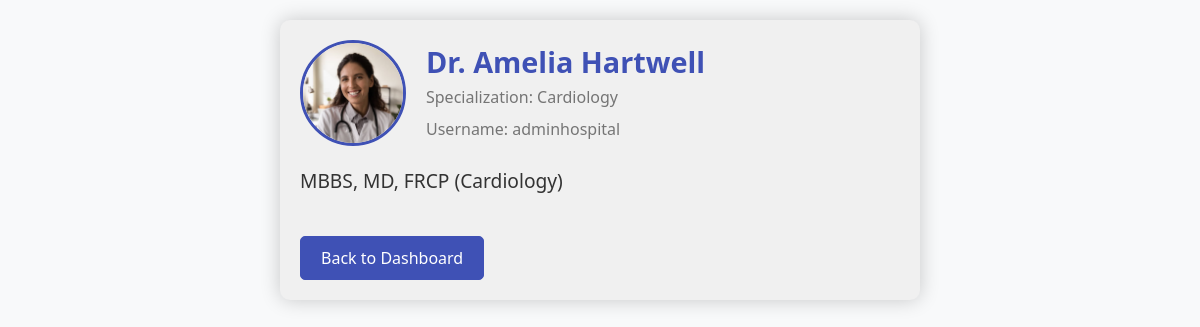
/doctor_profile/Dr. Amelia Hartwell/ (signed in), run on the app's committed database.
### Hospital_mngmnt/models.py (models this page shows, shortened)
class Doctor(models.Model):
    name = models.CharField(max_length=25)
    specialization = models.CharField(max_length=30)
    image = models.ImageField(upload_to='media', default='', blank=True)
    availability = models.BooleanField(default=True)
    desc = models.CharField(max_length=250, default='')

### Hospital_mngmnt/views.py (the view)
# urls.py: path('doctor_profile/<str:doctor_name>/', views.doctor_profile, name='doctor_profile'),
@login_required
def doctor_profile(request, doctor_name):
    doctor = get_object_or_404(Doctor, name=doctor_name)
    doctor_username = request.user.username
    return render(request, 'doctor_profile.html', {'doctor': doctor, 'doctor_username': doctor_username})

### templates/doctor_profile.html (shortened to what this page needs)
{% load static %}
{% block content %}
<div class="container">
    <div class="profile-header">
        <img src="{{ doctor.image.url }}" alt="Doctor's Profile Picture">
        <div class="profile-details">
            <h2>{{ doctor.name }}</h2>
            <p>Specialization: {{ doctor.specialization }}</p>
            <p>Username: {{ doctor_username }}</p>
        </div>
    </div>
    <div class="profile-description">
        <p>{{ doctor.desc }}</p>
    </div>
    <a href="{% url 'doctor_dashboard' doctor.name  %}" class="back-link">Back to Dashboard</a>
</div>
{% endblock %}

### templates/doctor_profile.html (style rules this page uses)
.container { max-width: 600px; margin: 20px auto; padding: 20px; background-color: #f0f0f0; border-radius: 10px; box-shadow: 0 0 20px rgba(0, 0, 0, 0.2); }
.profile-header { display: flex; align-items: center; margin-bottom: 20px; }
.profile-header img { width: 100px; height: 100px; border-radius: 50%; margin-right: 20px; object-fit: cover; border: 3px solid #3f51b5; }
.profile-details { display: flex; flex-direction: column; }
.profile-details h2 { margin: 0; font-size: 1.8em; color: #3f51b5; }
.profile-details p { margin: 5px 0; color: #757575; }
.profile-description { margin-top: 20px; font-size: 1.2em; color: #333; line-height: 1.6; }
.back-link { display: inline-block; margin-top: 20px; color: #fff; background-color: #3f51b5; text-decoration: none; border: 1px solid #3f51b5; border-radius: 5px; padding: 10px 20px; transition: background-color 0.3s ease; }

### data on the page
Doctor: image (picture), name "Dr. Amelia Hartwell", specialization "Cardiology", desc "MBBS, MD, FRCP (Cardiology)"

### other printed values
{{ doctor_username }} "adminhospital"
